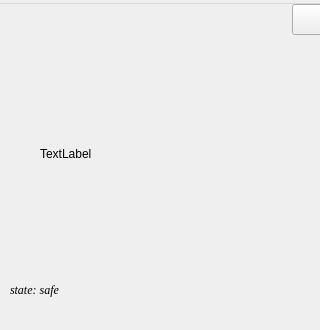
<?xml version="1.0" encoding="UTF-8"?>
<ui version="4.0">
 <class>MoYuClientClass</class>
 <widget class="QMainWindow" name="MoYuClientClass">
  <property name="geometry">
   <rect>
    <x>0</x>
    <y>0</y>
    <width>320</width>
    <height>330</height>
   </rect>
  </property>
  <property name="sizePolicy">
   <sizepolicy hsizetype="Fixed" vsizetype="Fixed">
    <horstretch>0</horstretch>
    <verstretch>0</verstretch>
   </sizepolicy>
  </property>
  <property name="windowTitle">
   <string>MoYu</string>
  </property>
  <property name="windowIcon">
   <iconset>
    <normaloff>fish.ico</normaloff>fish.ico</iconset>
  </property>
  <widget class="QWidget" name="centralWidget">
   <widget class="QLabel" name="label">
    <property name="geometry">
     <rect>
      <x>40</x>
      <y>30</y>
      <width>240</width>
      <height>240</height>
     </rect>
    </property>
    <property name="text">
     <string>TextLabel</string>
    </property>
   </widget>
   <widget class="QLabel" name="label_state">
    <property name="geometry">
     <rect>
      <x>10</x>
      <y>276</y>
      <width>301</width>
      <height>20</height>
     </rect>
    </property>
    <property name="font">
     <font>
      <family>Times New Roman</family>
      <weight>50</weight>
      <italic>true</italic>
      <bold>false</bold>
     </font>
    </property>
    <property name="text">
     <string>state: safe</string>
    </property>
   </widget>
   <widget class="QPushButton" name="btn_police">
    <property name="geometry">
     <rect>
      <x>292</x>
      <y>0</y>
      <width>31</width>
      <height>31</height>
     </rect>
    </property>
    <property name="text">
     <string/>
    </property>
    <property name="icon">
     <iconset>
      <normaloff>police.ico</normaloff>police.ico</iconset>
    </property>
   </widget>
  </widget>
  <widget class="QMenuBar" name="menuBar">
   <property name="geometry">
    <rect>
     <x>0</x>
     <y>0</y>
     <width>320</width>
     <height>26</height>
    </rect>
   </property>
   <widget class="QMenu" name="menuSomething">
    <property name="title">
     <string/>
    </property>
    <property name="icon">
     <iconset>
      <normaloff>fish.ico</normaloff>fish.ico</iconset>
    </property>
    <addaction name="actionStart"/>
    <addaction name="actionAbout"/>
    <addaction name="actionExit"/>
   </widget>
   <addaction name="menuSomething"/>
  </widget>
  <action name="actionStart">
   <property name="icon">
    <iconset>
     <normaloff>start.ico</normaloff>start.ico</iconset>
   </property>
   <property name="text">
    <string>Start</string>
   </property>
  </action>
  <action name="actionExit">
   <property name="icon">
    <iconset>
     <normaloff>exit.ico</normaloff>exit.ico</iconset>
   </property>
   <property name="text">
    <string>Exit</string>
   </property>
  </action>
  <action name="actionAbout">
   <property name="icon">
    <iconset>
     <normaloff>help.ico</normaloff>help.ico</iconset>
   </property>
   <property name="text">
    <string>About</string>
   </property>
  </action>
 </widget>
 <layoutdefault spacing="6" margin="11"/>
 <resources>
  <include location="moyuclientdlg.qrc"/>
 </resources>
 <connections/>
</ui>
